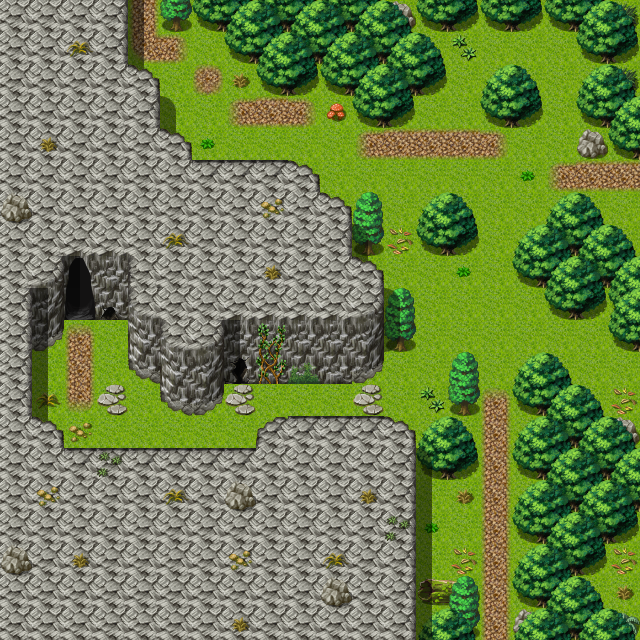

Tiled map render using the project's own tile images. Description and the map definition, with tile-layer contents summarised, below:
An orthogonal 20x20 tile map with 32x32 px tiles, 3 tile layers (Ground, Objects, Above), 1 hidden layer not drawn, 13 tilesets and 10 objects (5x mapchange, 5x spawn).

<map version="1.0" orientation="orthogonal" width="20" height="20" tilewidth="32" tileheight="32">
    <properties>
        <property name="outdoors" value="1" />
    </properties>
    <tileset firstgid="1" name="map_3" tilewidth="32" tileheight="32">
        <image source="../drawable/map_3.png" />
    </tileset>
    <tileset firstgid="65" name="map_4" tilewidth="32" tileheight="32">
        <image source="../drawable/map_4.png" />
    </tileset>
    <tileset firstgid="129" name="map_6" tilewidth="32" tileheight="32">
        <image source="../drawable/map_6.png" />
    </tileset>
    <tileset firstgid="193" name="map_19" tilewidth="32" tileheight="32">
        <image source="../drawable/map_19.png" />
    </tileset>
    <tileset firstgid="257" name="map_5" tilewidth="32" tileheight="32">
        <image source="../drawable/map_5.png" />
    </tileset>
    <tileset firstgid="321" name="map_1" tilewidth="32" tileheight="32">
        <image source="../drawable/map_1.png" />
    </tileset>
    <tileset firstgid="385" name="map_0" tilewidth="32" tileheight="32">
        <image source="../drawable/map_0.png" />
    </tileset>
    <tileset firstgid="449" name="map_9" tilewidth="32" tileheight="32">
        <image source="../drawable/map_9.png" />
    </tileset>
    <tileset firstgid="513" name="map_16" tilewidth="32" tileheight="32">
        <image source="../drawable/map_16.png" />
    </tileset>
    <tileset firstgid="577" name="map_2" tilewidth="32" tileheight="32">
        <image source="../drawable/map_2.png" />
    </tileset>
    <tileset firstgid="641" name="map_17" tilewidth="32" tileheight="32">
        <image source="../drawable/map_17.png" />
    </tileset>
    <tileset firstgid="705" name="map_10" tilewidth="32" tileheight="32">
        <image source="../drawable/map_10.png" />
    </tileset>
    <tileset firstgid="769" name="map_20" tilewidth="32" tileheight="32">
        <image source="../drawable/map_20.png" />
    </tileset>
    <layer name="Ground" width="20" height="20">
        <data>[400 cells, 400 non-empty, 14 distinct tile ids]</data>
    </layer>
    <layer name="Objects" width="20" height="20">
        <data>[400 cells, 132 non-empty, 40 distinct tile ids]</data>
    </layer>
    <layer name="Above" width="20" height="20">
        <data>[400 cells, 55 non-empty, 7 distinct tile ids]</data>
    </layer>
    <layer name="Walkable" width="20" height="20" visible="0">
        <data>[400 cells, 273 non-empty, 1 distinct tile ids]</data>
    </layer>
    <objectgroup name="Mapevents" visible="0">
        <object name="east" type="mapchange" x="608" y="160" width="32" height="96">
            <properties>
                <property name="map" value="wild3" />
                <property name="place" value="west" />
            </properties>
        </object>
        <object name="north" type="mapchange" x="128" y="0" width="32" height="32">
            <properties>
                <property name="map" value="crossglen" />
                <property name="place" value="south" />
            </properties>
        </object>
        <object name="cave" type="mapchange" x="64" y="288" width="32" height="32">
            <properties>
                <property name="map" value="snakecave1" />
                <property name="place" value="south" />
            </properties>
        </object>
        <object name="south" type="mapchange" x="480" y="608" width="32" height="32">
            <properties>
                <property name="map" value="wild5" />
                <property name="place" value="north" />
            </properties>
        </object>
        <object name="east2" type="mapchange" x="608" y="352" width="32" height="64">
            <properties>
                <property name="map" value="wild3" />
                <property name="place" value="west2" />
            </properties>
        </object>
    </objectgroup>
    <objectgroup name="Spawn">
        <object name="forestant" type="spawn" x="32" y="352" width="320" height="96">
            <properties>
                <property name="quantity" value="3" />
                <property name="spawngroup" value="forestant" />
            </properties>
        </object>
        <object name="forestant_1" type="spawn" x="512" y="288" width="64" height="128">
            <properties>
                <property name="spawngroup" value="forestant" />
            </properties>
        </object>
        <object name="forestsnake" type="spawn" x="416" y="64" width="192" height="64">
            <properties>
                <property name="spawngroup" value="forestsnake" />
            </properties>
        </object>
        <object name="forestsnake_1" type="spawn" x="384" y="192" width="128" height="160">
            <properties>
                <property name="spawngroup" value="forestsnake" />
            </properties>
        </object>
        <object name="inspiring_snake_master" type="spawn" x="384" y="352" width="32" height="32">
            <properties>
                <property name="spawngroup" value="inspiring_snake_master" />
            </properties>
        </object>
    </objectgroup>
    <objectgroup name="Keys" visible="0" />
</map>
